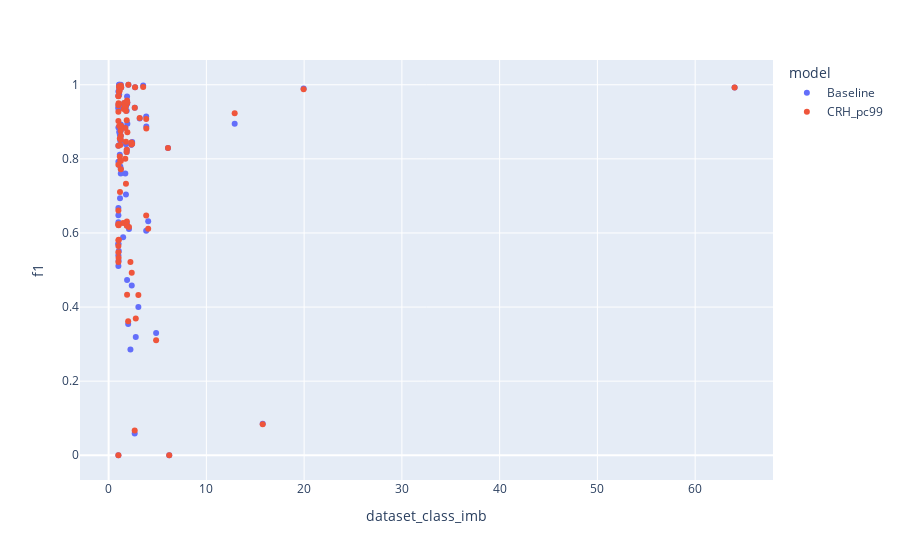

This figure's notebook cell:
### Markdown cell above
#### **No clear trend** when plotting against imbalance, number of samples or number of features

### Code cell
import plotly.express as px

dataset_details = dataset_df[
    # (dataset_df["n_binary_features"] == dataset_df["n_features"])
    (dataset_df["task"] == "classification")
    & (dataset_df["n_classes"] == 2)
    & (dataset_df["n_features"] <= 150)
]


res_to_keep = res[res['model'].isin(["Baseline", "CRH_pc99"])]
res_to_keep['num_samples'] = res_to_keep['dataset'].map(dataset_details[['dataset', 'n_instances']].set_index('dataset')['n_instances'].to_dict().get)
res_to_keep['num_feats'] = res_to_keep['dataset'].map(dataset_details[['dataset', 'n_features']].set_index('dataset')['n_features'].to_dict().get)
# res = pd.DataFrame(res, columns=['dataset', 'dataset_class_imb', 'model', 'time', 'acc', 'pr', 'rec', 'f1'])


fig = px.scatter(res_to_keep, x="dataset_class_imb", y="f1", color="model")
fig.show()
